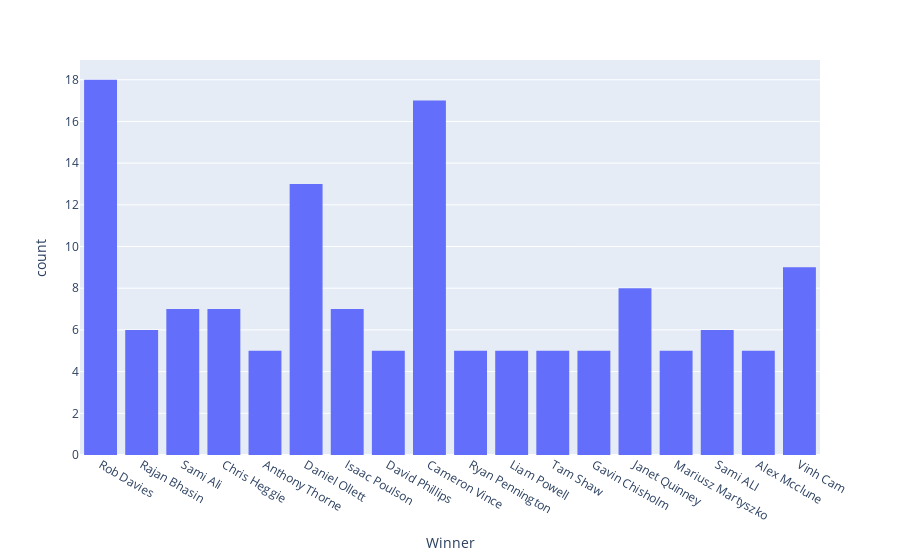

The notebook cell this image was saved under:
### Markdown cell above
## Selecting outliers outside standard deviation for analysis

Let's select the 'luckiest' people by selecting those that have a win count outside of the standard deviation...

### Code cell
outliers = { }
for i, row in winner_df.iterrows():
  name = row['Winner']
  if name not in outliers:
    outliers[name] = 0
  outliers[name] += 1

elements = np.array(list(outliers.values()))
mean = np.mean(elements, axis=0)
sd = np.std(elements, axis=0)

outliers = {k: x for k, x in outliers.items() if (x > mean + 2 * sd)}
outlier_names = list(outliers.keys())

outlier_df = winner_df[winner_df.Winner.isin(outlier_names)]

pretty = [(k, x) for k, x in outliers.items()]
pretty = sorted(pretty, key=lambda x: x[1], reverse=True)

longest_name = len(max(pretty, key=lambda x: len(x[0]))[0])
for winner in pretty:
  diff = (longest_name - len(winner[0])) + 1
  diff = ' ' * diff
  print(winner[0] + diff + "won a total of " + str(winner[1]) + " times")

px.histogram(outlier_df, x="Winner")

### Figure 1 — Plotly figure (JSON) as saved in the notebook; plotly's stock layout.template omitted (floating-point values rounded to 4 significant figures; data arrays with more than 128 entries replaced by an {"elided": "..."} marker saying what was removed)
{"data": [{"alignmentgroup": "True", "bingroup": "x", "hovertemplate": "Winner=%{x}<br>count=%{y}<extra></extra>", "legendgroup": "", "marker": {"color": "#636efa", "pattern": {"shape": ""}}, "name": "", "offsetgroup": "", "orientation": "v", "showlegend": false, "type": "histogram", "x": {"elided": "138 str values"}, "xaxis": "x", "yaxis": "y"}], "layout": {"barmode": "relative", "legend": {"tracegroupgap": 0}, "margin": {"t": 60}, "xaxis": {"anchor": "y", "domain": [0, 1], "title": {"text": "Winner"}}, "yaxis": {"anchor": "x", "domain": [0, 1], "title": {"text": "count"}}}}
